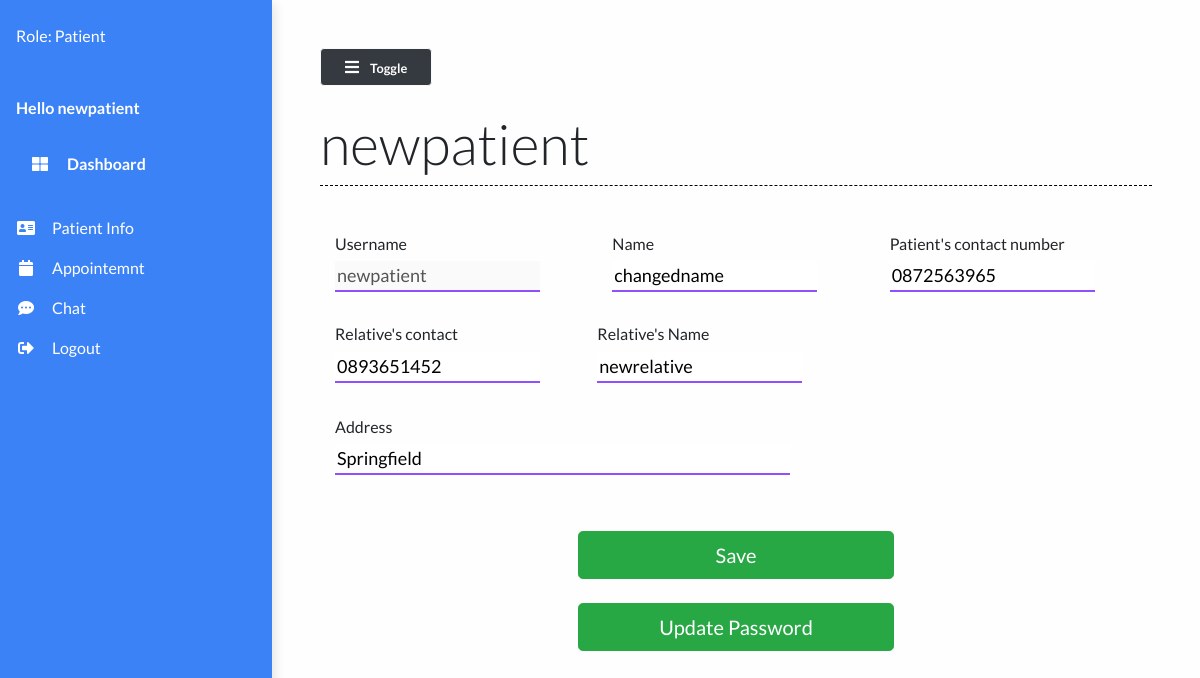
/patientInfo/ (signed in), run on the app's committed database.
### main/models.py (models this page shows, shortened)
class Patient(models.Model):
    user=models.OneToOneField(User,on_delete=models.CASCADE,null=True,default=None)
    name = models.CharField(max_length=50)
    phone_num = models.CharField(max_length=15)
    patient_relative_name = models.CharField(max_length=50, null=True)
    patient_relative_contact = models.CharField(max_length=15, null=True)
    address = models.TextField()
    """ SYMPTOMS = (  # hardcoded to be changed in a drop down list
        ('Fever', 'Fever'),
        ('Dry cough', 'Dry cough'),
        ('Tiredness', 'Tiredness'),
        ('Aches and pains', 'Aches and pains'),
        ('Sore throat', 'Sore throat'),
        ('Diarrhoea', 'Diarrhoea'),
        ('Loss of taste or smell', 'Loss of taste or smell'),
        ('Difficulty in breathing or shortness of breath', 'Difficulty in breathing or shortness of breath'),
        ('Chest pain or pressure', 'Chest pain or pressure'),
        ('Loss of speech or movement', 'Loss of speech or movement'),
    )

    symptoms = MultiSelectField(choices=SYMPTOMS, null=True)"""
    prior_ailments = models.TextField()
    bed_num = models.ForeignKey("Bed", on_delete=models.CASCADE, null=True)
    dob = models.DateField(null=True)
    doctor = models.ForeignKey("Doctor", on_delete=models.CASCADE, null=True)
    doctors_notes = models.TextField(null=True, blank=True)
    status = models.CharField(max_length=50)

### main/views.py (the view, shortened to what this page needs)
# urls.py: path("patientInfo/", views.patientInfo, name="patientInfo"),
@login_required(login_url='login')
def patientInfo(request):
    patient = Patient.objects.get(user=request.user.id)
    context = {
        'patient': patient
    }
    return render(request, 'main/patientInfo.html', context)

### main/templates/main/patientInfo.html (shortened to what this page needs)
{% extends 'main/base.html' %}
{% load static %}
{% block contentTitle %}
{{patient.user}}
{% endblock contentTitle %}
{% block content %}
<form class="form" action="" method="post" id="registrationForm">
   <div class="container">
      <div class="patient-form">
         <div class="row">
			<div class="col-md-4 form-field mt-4 mb-0">
				<label for="mobile">
				   <h6>Username</h6>
				   <input type="text" id="username" class="input-text" type="text" name="username" placeholder="username" value="{{patient.user.username}}" disabled>
				</label>
			</div>
			<div class="col-md-4 form-field mt-4 mb-0">
				<label for="mobile">
				   <h6>Name</h6>
				   <input type="text" id="firstname" class="input-text" type="text" name="name" placeholder="firstname" value="{{patient.name}}">
				</label>
			</div>
            <div class="col-md-4 form-field mt-4 mb-0">
               <label for="mobile">
                  <h6>Patient's contact number</h6>
                  <input type="text" id="name" class="input-text" type="text" name="mobile" pattern="[0-9]{3}[0-9]{3}[0-9]{4}" placeholder="Mobile No" value="{{patient.phone_num}}">
               </label>
            </div>
            <div class="offset-md-2 col-md-4 form-field mt-4 mb-0">
               <label for="mobile" class="mb-0">
                  <h6>Relative's contact</h6>
                  <input type="text" id="mobile2" class="input-text" type="text" name="relativeContact" pattern="[0-9]{3}[0-9]{3}[0-9]{4}" placeholder="Mobile No" value="{{patient.patient_relative_contact}}">
               </label>
            </div>
            <div class="form-field mt-4">
               <label for="relativeName" class="mb-0">
                  <h6>Relative's Name</h6>
                  <input
                     type="text"
                     class="input-text"
                     name="relativeName"
                     id="realtiveName"
                     value="{{patient.patient_relative_name}}"
                     />
               </label>
            </div>
            <div class="col-md-7 form-field mt-0">
               <label for="address" class="mb-0 mt-0">
                  <h6>Address</h6>
               </label>
               <input
                  type="address"
                  class="input-text"
                  id="location"
                  placeholder="address"
                  name="address"
                  title="enter a location"
                  value="{{patient.address}}"
                  />
            </div>
         </div>
      </div>
   </div>
   <div class="form-group">
      <div class="col-md-5 mx-auto">
         <br />
         <button class="btn btn-lg btn-success btn-block mx-auto" type="submit">
          Save
         </button>
      </div>
      <div class="col-md-5 mx-auto">
         <br />
         <a href="{% url 'update_password' %}" class="btn btn-lg btn-success btn-block mx-auto" type="submit">
          Update Password
         </a>
      </div>
   </div>
</form>
{% endblock content %}

### main/templates/main/base.html (shortened to what this page needs)
{% load static %}
<!DOCTYPE html>
<html lang="en">
<head>
  <link rel="stylesheet" href="https://maxcdn.bootstrapcdn.com/bootstrap/4.0.0/css/bootstrap.min.css"
 />
  <link rel="stylesheet" href="https://cdnjs.cloudflare.com/ajax/libs/font-awesome/5.14.0/css/all.min.css"
 />
  <link rel="stylesheet" href="{% static 'styles/base.css' %}" type="text/css" />
  <link rel="stylesheet" href="//code.jquery.com/ui/1.12.1/themes/base/jquery-ui.css">
</head>
<body>
  <div class="vertical-nav" id="sidebar">
    <div class="py-4 px-3 mb-4">
      <div class="media d-flex align-items-center">
        <div class="media-body text-white">
          {% if request.user.is_authenticated %}
          <p class="font-weight-normal mb-0">
            Role: {% if request.user.is_superuser == True %}
            Admin
            {% elif request.user.is_superuser == False and request.user.is_staff == True %}
            Staff
            {% else %}
            Patient
            {% endif %}
          </p>
          {% endif %}
        </div>
      </div>
    </div>
    <p class="text-white font-weight-bold px-3 pb-4 mb-0">
      Hello {{user.username}}
    </p>
    <p class="text-gray font-weight-bold px-3 pb-4 mb-0">
      <a href="{% url 'dashboard' %}" class="nav-link text-white">
        <i class="fa fa-th-large mr-3 text-primary"></i> Dashboard</a>
    </p>
    {% if request.user.is_authenticated == True %}
    {% if request.user.is_staff == True %}
    <ul class="nav flex-column mb-0">
      <li class="nav-item">
        <a href="{% url 'patient_list' %}" class="nav-link text-white">
          <i class="fa fa-address-card mr-3 text-primary fa-fw"></i>View patient list
        </a>
      </li>
        <li class="nav-item">
          <a href="{% url 'doctor-appointments' %}" class="nav-link text-white">
            <i class="fa fa-calendar mr-3 text-primary fa-fw"></i>Appointment Requests
          </a>
        </li>
      <li class="nav-item">
        <a href="{% url 'add_patient' %}" class="nav-link text-white">
          <i class="fa fa-plus mr-3 text-primary fa-fw"></i>Add patient
        </a>
      </li>
      <li class="nav-item">
        <a href="{% url 'chat' %}" class="nav-link text-white">
          <i class="fas fa-comment-dots mr-3 text-primary fa-fw"></i>Chat
        </a>
      </li>
      {% else %}
      <ul class="nav flex-column mb-0">
        <li class="nav-item">
          <a href="{% url 'patientInfo' %}" class="nav-link text-white">
            <i class="fa fa-address-card mr-3 text-primary fa-fw"></i>Patient Info
          </a>
        </li>
        <li class="nav-item">
          <a href="{% url 'appointments' %}" class="nav-link text-white">
            <i class="fa fa-calendar mr-3 text-primary fa-fw"></i>Appointemnt
          </a>
        </li>
        <li class="nav-item">
          <a href="{% url 'chat' %}" class="nav-link text-white">
            <i class="fas fa-comment-dots mr-3 text-primary fa-fw"></i>Chat
          </a>
        </li>
        {% endif %}
        {% endif %}
        {% if request.user.is_authenticated == False %}
        <li class="nav-item">
          <a href="{% url 'signupdr' %}" class="nav-link text-white">
            <i class="fa fa-sign-out-alt mr-3 text-primary fa-fw"></i>Doctor Signup
          </a>
        </li>
        <li class="nav-item">
          <a href="{% url 'signup' %}" class="nav-link text-white">
            <i class="fa fa-sign-out-alt mr-3 text-primary fa-fw"></i>Patient Signup
          </a>
        </li>
        <li class="nav-item">
          <a href="{% url 'login' %}" class="nav-link text-white">
            <i class="fa fa-sign-in-alt mr-3 text-primary fa-fw"></i>Login
          </a>
        </li>
        {% else %}
        <li class="nav-item">
          <a href="{% url 'logout' %}" class="nav-link text-white">
            <i class="fa fa-sign-out-alt mr-3 text-primary fa-fw"></i>Logout
          </a>
        </li>
        {% endif %}
      </ul>
  </div>
  <div class="page-content p-5" id="content">
    <button id="sidebarCollapse" class="btn btn-light bg-dark rounded-pill shadow-sm px-4 mb-4" type="button">
      <i class="fa fa-bars mr-2 text-primary"></i>
      <small class="font-weight-bold text-primary">
        Toggle
      </small>
    </button>
    <h2 class="display-4 ">{% block contentTitle %}{% endblock contentTitle %}
    </h2>
    <div class="seperator mt-1 mb-4"></div>
    {% block content %}{% endblock content %}
  </div>
</body>
</html>

### static/styles/base.css (style rules this page uses)
body { background: #fffefe; min-height: 100vh; overflow-x: hidden; font-family:Lato,'Helvetica Neue',Helvetica,Arial,sans-serif; }
.vertical-nav { background: #3b82f6 !important; min-width: 17rem; height: 100vh; position: fixed; top: 0; left: 0; box-shadow: 3px 3px 10px rgba(0, 0, 0, 0.1); transition: all 0.4s; }
.page-content { width: calc(100% -17rem); margin-left: 17rem; transition: all 0.4s; }
.seperator { margin: 3rem 0; border-bottom: 1px dashed #000000; }
.nav-link { text-transform: capitalize; }
.text-primary { color: #fff !important; }
.patient-form .form-field { margin: 32px 0; }
.patient-form .input-text { width: 100%; border-width: 0 0 2px 0; border-color: #6c19fcc2; font-size: 18px; font-weight: 400; transition: border-color 0.2s linear; }

### data on the page
Patient: user "newpatient", username "newpatient", name "changedname", mobile "0872563965", relativeContact "0893651452", relativeName "newrelative", address "Springfield"

### other printed values
{{ user.username }} "newpatient"
